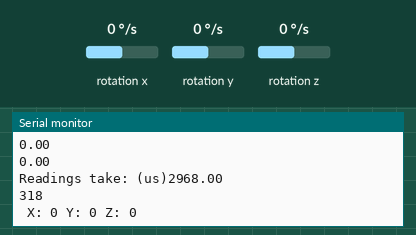
Recording of a sketch running on a simulated Arduino Mega 2560, built with avr-gcc and run on an emulated ATmega2560. Shown: the last lines printed to the serial monitor. Wiring (inferred from the names in the program): L3G4200D gyroscope at I2C address 0x69. The inputs (shaded band) are chosen by the test bench; at power-on: rotation x 0 °/s, rotation y 0 °/s, rotation z 0 °/s.

Above: at 8.7 s.
8.8 s: rotation x set to -192 °/s
At 10.1 s:
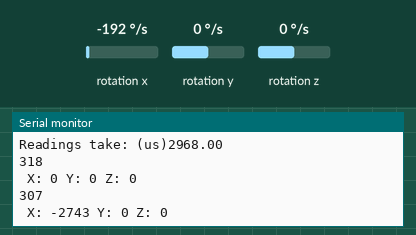
10.3 s: rotation y set to -192 °/s
At 11.3 s:
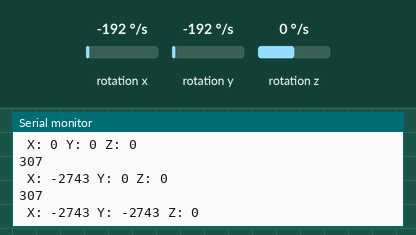
11.8 s: rotation z set to -192 °/s
At 12.9 s:
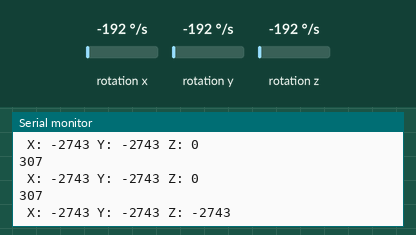
Timing chart, 0 to 14.8 s (numbered marks = the images above; inputs shaded):
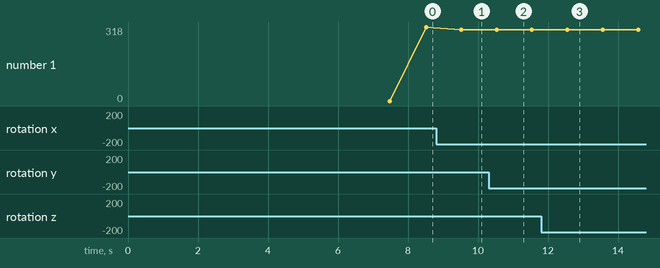

Measured:
- after the input at 8.8 s, the serial monitor: prints a new line after 0.72 s (image 1)
- after the input at 10.3 s, the serial monitor: prints a new line after 0.23 s (image 2)
- after the input at 11.8 s, the serial monitor: prints a new line after 0.75 s (image 3)

The sketch:

GyroAngle1_30.ino
```cpp
#include <Wire.h>

#define CTRL_REG1 0x20
#define CTRL_REG2 0x21
#define CTRL_REG3 0x22
#define CTRL_REG4 0x23
#define CTRL_REG5 0x24

//use address 104 if CS is not connected
int L3G4200D_Address = 105; //I2C address of the L3G4200D

int zOld, xOld, yOld, xCand, yCand, zCand;
int threshold = 200;

float bx = 0,by=0,bz=0;
long bxS,byS,bzS;


// delta T control the routine frequency
float deltaT = 5;
float timerLoop = 0, timerReading = 0;
float timerRoutine = 0, count = 0;
float redingTime = 0, samplingTime = 0, calcTime =0, printTime = 0;
float k=0, kM1=0, kMReading = 0, kMRoutine=0, kMLoop=0;

// sampling time angle computation
float dt=0;

//Boolean
boolean processing = false;

// Timer variables
volatile float phi=0;
volatile float theta=0;
volatile float psi=0;
volatile int x=0;
volatile int y = 0;
volatile int z= 0;
volatile int cont=0;

void setup()
{
  Wire.begin();
  Serial.begin(115200);
  if (!processing)
  {
   Serial.println("starting up L3G4200D");
   //Serial.println("Setting up timer3");
  }


  setupL3G4200D(2000); // Configure L3G4200  - 250, 500 or 2000 deg/sec
  delay(1500); //wait for the sensor to be ready
  calcBias();
  Serial.print("Readings take: (us)");
  Serial.println(samplingTime);


  // Initialize Timer
  cli();
  TCCR3A = 0;
  TCCR3B = 0;

  // Set compare match register to the desired timer count
  //OCR3A=77; //16*10^6/(200Hz*1024)-1 = 77 -> 200 Hz
  //OCR3A=193; //16*10^6/(80Hz*1024)-1 = 193 -> 80 Hz
  //OCR3A=780; //16*10^6/(20Hz*1024)-1 = 780 -> 20 Hz
  OCR3A=50; //16*10^6/(308Hz*1024)-1 = 50 -> 308 Hz

  TCCR3B |= (1 << WGM32);
  // Set CS10 and CS12 bits for 1024 prescaler:
  TCCR3B |= (1 << CS30) | (1 << CS32);
  // enable timer compare interrupt:
  TIMSK3 |= (1 << OCIE3B);

  // enable global interrupts:
  sei();

  //Serial.println("Interrupt enabled");

  k = micros();
}

void loop()
{
  //SerialRoutine();
  //timerLoop = micros()-kMLoop;
  //kMLoop = micros();
  /*
  timerRoutine = micros()-kMRoutine;
  if (timerRoutine >= deltaT*1000)
  {
    //getGyroValues();
    kMRoutine = micros();
    count += 1;
    calcAngle();
    if (count >= 200)
    {
      count = 0;
      printSerialAngle();
      //printOmega();
      //printT();
    }
  }
  */
  delay(1000);
  Serial.println(cont);
  Serial.print(" X: ");
  Serial.print(x);
  Serial.print(" Y: ");
  Serial.print(y);
  Serial.print(" Z: ");
  Serial.println(z);
  cont=0;
}

ISR(TIMER3_COMPB_vect)
{
  sei();
  // Update x, y, and z with new values 2.5ms
  getGyroValues();
  cont++;
}

void SerialRoutine()
{
  if (Serial.available()>0)
  {
    byte in = Serial.read();
    if (in=='A')
    {
     Serial.println("Ciao");
    }
    else if (in == 'B')
    {
      Serial.println("Bella");
    }
  }
}

void calcAngle()
{
 dt = micros()-k;
 phi=phi+x*(double)dt/1000000.0;
 /*
 Serial.print("  Dt: ");
 Serial.print(dt);
 Serial.print("  Wy ");
 Serial.print(y);
 Serial.print("  thetaOLD ");
 Serial.print(theta);
 */
 theta=theta+y*(double)dt/1000000.0;
 /*
 Serial.print("  thetaNEW ");
 Serial.println(theta);
 */
 psi=psi+z*(double)dt/1000000.0;

 k=micros();
}

void printT()
{
  Serial.print("  timer loop: ");
  Serial.print(timerLoop);
  Serial.print("  timer reading: ");
  Serial.print(timerReading);
  Serial.print("  timer routine: ");
  Serial.print(timerRoutine);
  //Serial.print("  Calc time: ");
  //Serial.print(calcTime);
  //Serial.print("  Sampling time: ");
  //Serial.print(samplingTime);
  Serial.print("  dt: ");
  Serial.println(dt);
}

void getGyroValues()
{

  //starting samplingTimer
  samplingTime = micros();
  byte xMSB = readRegister(L3G4200D_Address, 0x29);
  byte xLSB = readRegister(L3G4200D_Address, 0x28);
  x = ((xMSB << 8) | xLSB);

  byte yMSB = readRegister(L3G4200D_Address, 0x2B);
  byte yLSB = readRegister(L3G4200D_Address, 0x2A);
  y = ((yMSB << 8) | yLSB);

  byte zMSB = readRegister(L3G4200D_Address, 0x2D);
  byte zLSB = readRegister(L3G4200D_Address, 0x2C);
  z = ((zMSB << 8) | zLSB);

  removeBias();
  samplingTime = micros()- samplingTime;
}


void writeRegister(int deviceAddress, byte address, byte val)
{
    Wire.beginTransmission(deviceAddress); // start transmission to device
    Wire.write(address);       // send register address
    Wire.write(val);         // send value to write
    Wire.endTransmission();     // end transmission
}

int readRegister(int deviceAddress, byte address)
{
    int v;
    Wire.beginTransmission(deviceAddress);
    Wire.write(address); // register to read
    Wire.endTransmission();

    Wire.requestFrom(deviceAddress, 1); // read a byte

    while(!Wire.available())
    {
        // waiting
       // Serial.println("No Data");
    }

    v = Wire.read();
    return v;
}

void printOmega()
{
  Serial.print("       Wx:");
  Serial.print(x);

  Serial.print("       Wy:");
  Serial.print(y);

  Serial.print("       Wz:");
  Serial.println(z);
}

void printAngle()
{
  Serial.print("Phi:");
  Serial.print(phi);

  Serial.print("       Theta:");
  Serial.print(theta);

  Serial.print("       Psi:");
  Serial.println(psi);
}

void printSerialAngle()
{
  Serial.print(phi);
  Serial.print(",");
  Serial.print(theta);
  Serial.print(",");
  Serial.println(psi);
}

void calcBias()
{
  if (!processing)
    Serial.println("Bias");
  int c = 2000;
  for (int i = 0; i<c; i++)
  {
    getGyroValues();
    bxS = bxS + x;
    byS = byS + y;
    bzS = bzS + z;
  }

  bx = bxS / c;
  by = byS / c;
  bz = bzS / c;

  if (!processing)
  {
    Serial.println(bx);
    Serial.println(by);
    Serial.println(bz);
  }
}

void removeBias()
{
  x = x - bx;
  y = y - by;
  z = z - bz;
}

int setupL3G4200D(int scale)
{
  //From  Jim Lindblom of Sparkfun's code

  // Enable x, y, z and turn off power down:
  //writeRegister(L3G4200D_Address, CTRL_REG1, 0b00001111);
  // 400Hz and 1Hz cutoff frq of the HPF
  //writeRegister(L3G4200D_Address, CTRL_REG1, 0b01011111);
  // 200Hz
  writeRegister(L3G4200D_Address, CTRL_REG1, 0b01001111);

  // If you'd like to adjust/use the HPF:
  // High pass filter cut off frecuency configuration
  // ODR 200Hz, cutoff 0.02Hz 1001
  //writeRegister(L3G4200D_Address, CTRL_REG2, 0b00001001);
  // ODR 200Hz, cutoff 1 Hz 0100
  //writeRegister(L3G4200D_Address, CTRL_REG2, 0b00000100);
  // ODR 200Hz, cutoff 0.02Hz 1001
  writeRegister(L3G4200D_Address, CTRL_REG2, 0b00001001);

  // Configure CTRL_REG3 to generate data ready interrupt on INT2
  // No interrupts used on INT1, if you'd like to configure INT1
  // or INT2 otherwise, consult the datasheet:
  //writeRegister(L3G4200D_Address, CTRL_REG3, 0b00001000);

  // CTRL_REG4 controls the full-scale range, among other things:

  if(scale == 250)
  {
    writeRegister(L3G4200D_Address, CTRL_REG4, 0b00000000);
  }
  else if(scale == 500)
  {
    writeRegister(L3G4200D_Address, CTRL_REG4, 0b00010000);
  }
  else
  {
    writeRegister(L3G4200D_Address, CTRL_REG4, 0b00110000);
  }

  // CTRL_REG5 controls high-pass filtering of outputs, use it
  // if you'd like:
  writeRegister(L3G4200D_Address, CTRL_REG5, 0b00010000);
  //writeRegister(L3G4200D_Address, CTRL_REG5, 0b00000000);
}
```
